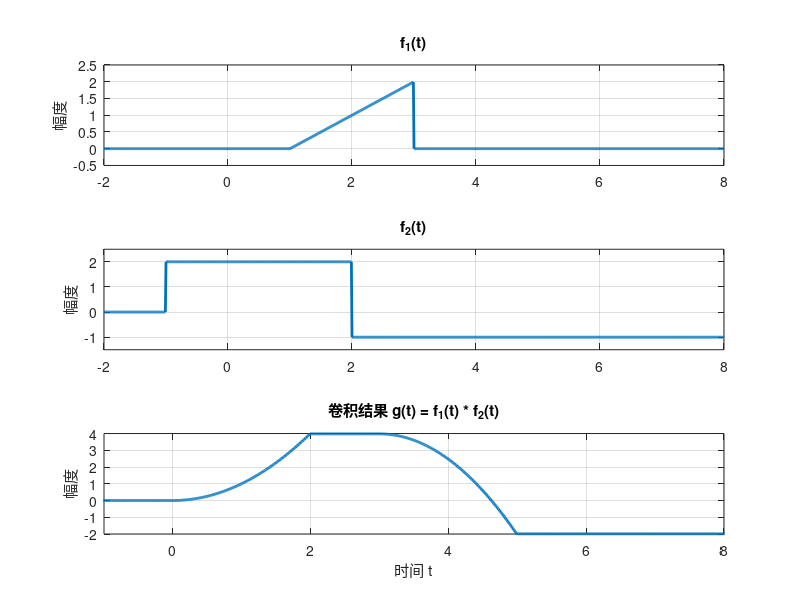

Source code (MATLAB): (Note: this script raises an error after producing the figure.)
clc; clear; close all;

% 1. 定义时间轴和步长
dt = 0.01;             % 采样步长，越小越精确
t_min = -2;            % 定义信号的观测范围
t_max = 8;             
t = t_min:dt:t_max;    % 时间向量

% 2. 定义阶跃函数句柄 (方便写表达式)
u = @(x) (x >= 0) * 1.0; 

% 3. 构造两个信号
% f1(t) = (t-1)[u(t-1) - u(t-3)]
f1 = (t - 1) .* (u(t - 1) - u(t - 3));

% f2(t) = 2u(t+1) - 3u(t-2)
f2 = 2 * u(t + 1) - 3 * u(t - 2);

% 4. 计算卷积
% 注意：数值卷积的结果需要乘以 dt 才是近似的积分值
g = conv(f1, f2) * dt; 

% 5. 调整卷积后的时间轴
% 卷积后的起始时间 = 两个信号起始时间之和
% 长度 = length(f1) + length(f2) - 1
t_start_g = t(1) + t(1); 
tg = t_start_g + (0:length(g)-1) * dt;

% 6. 绘图
figure; 

% 绘制 f1
subplot(3,1,1);
plot(t, f1, 'LineWidth', 2);
grid on; ylim([-0.5, 2.5]); title('f_1(t)');
ylabel('幅度');

% 绘制 f2
subplot(3,1,2);
plot(t, f2, 'LineWidth', 2);
grid on; ylim([-1.5, 2.5]); title('f_2(t)');
ylabel('幅度');

% 绘制卷积结果 g(t)
subplot(3,1,3);
plot(tg, g, 'LineWidth', 2);
grid on; 
xlim([-1, 8]); % 限制一下显示范围，方便观察
title('卷积结果 g(t) = f_1(t) * f_2(t)');
xlabel('时间 t'); ylabel('幅度');

% 标记一下最终稳定值
yline(-2, '--k', 'Final Value -2');
